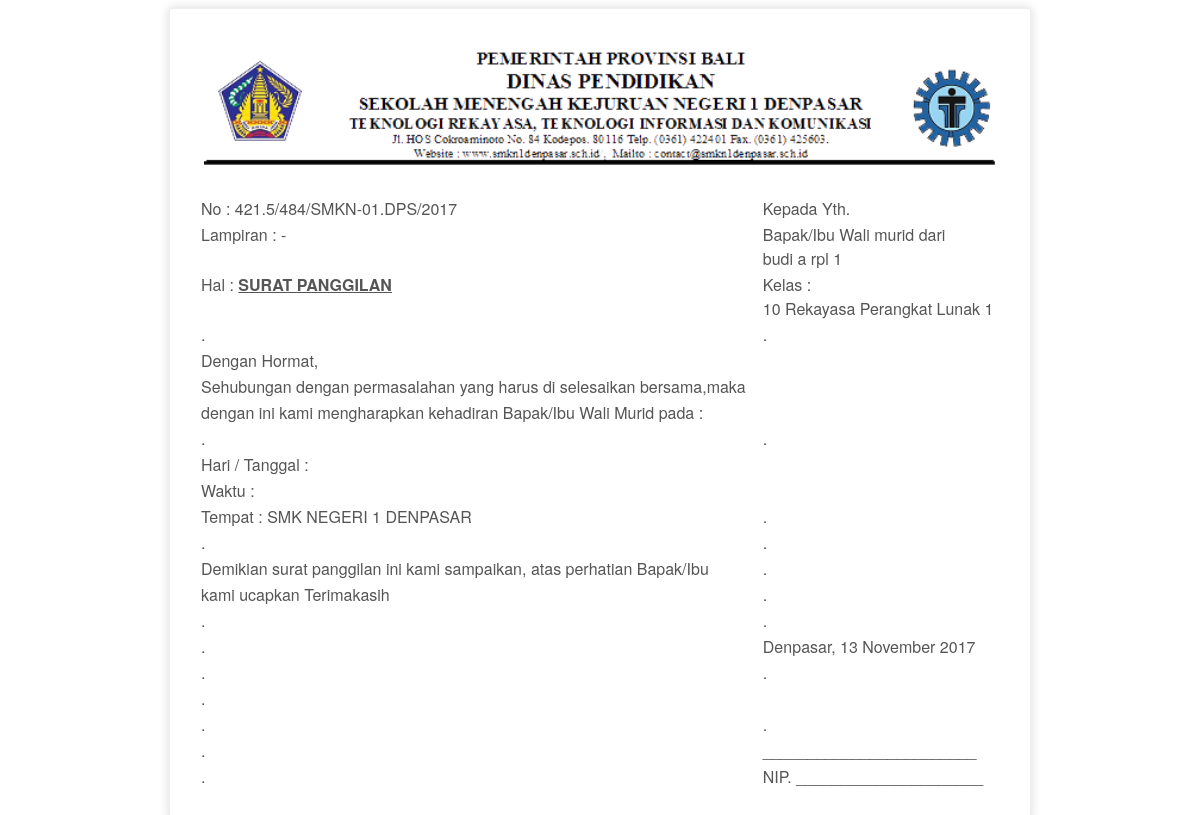
Screenshot of /config/laporan.php?nis=24901&jurusan=1 (signed in) with the database file from the repository.
### tables this page shows
CREATE TABLE `data_siswa` (
  `nis` int(12) NOT NULL,
  `nama_siswa` varchar(26) NOT NULL,
  `id_jurusan` int(8) NOT NULL,
  `kelas` int(5) NOT NULL,
  `indeks` int(5) NOT NULL,
  `nama_ortu` varchar(26) NOT NULL,
  `no_ortu` varchar(14) NOT NULL,
  `alamat` varchar(38) NOT NULL,
  `poin` int(100) NOT NULL
);

CREATE TABLE `jurusan` (
  `id_jurusan` int(11) NOT NULL,
  `nama_jurusan` varchar(100) NOT NULL,
  `singkatan` varchar(100) NOT NULL,
  `indeks_x` int(5) NOT NULL,
  `indeks_xi` int(5) NOT NULL,
  `indeks_xii` int(5) NOT NULL
);

### config/fungsi_tglindonesia.php (called while the page is built)
<?php
  function tgl_indonesia($tgl)
  {
    $tanggal = substr($tgl,8,2);
    $nama_bulan = array("Januari", "Februari", "Maret", "April", "Mei", "Juni", "Juli", "Agustus", "September",
                          "Oktober", "November", "Desember");
    $bulan = $nama_bulan[substr($tgl,5,2) - 1];
    $tahun = substr($tgl,0,4);
    return $tanggal.' '.$bulan.' '.$tahun;
  }
?>

### config/laporan.php (the view, shortened to what this page needs)
<!DOCTYPE html PUBLIC "-//W3C//DTD XHTML 1.0 Transitional//EN" "http://www.w3.org/TR/xhtml1/DTD/xhtml1-transitional.dtd">
<html xmlns="http://www.w3.org/1999/xhtml">
<head>
</head>
<body>
<?php
	include 'koneksi.php';
  include 'fungsi_tglindonesia.php';
  $nis = $_GET['nis'];
  $query = mysqli_query($con,"SELECT`data_siswa`.*,`jurusan`.nama_jurusan FROM `data_siswa` JOIN `jurusan` ON `data_siswa`.id_jurusan=`jurusan`.id_jurusan
      WHERE nis = '$nis'") or die(mysqli_error());
?>
<?php
	while($data = mysqli_fetch_array($query))
		{
?>
    <div class="invoice-box">
        <table cellpadding="0" cellspacing="0">
            <tr class="top">
                <td colspan="3">
                    <table>
                        <tr>
                            <td class="title">
                                <img src="../img/laporan.png" style="width:100%; max-width:1000px;">
                            </td>
                        </tr>
                    </table>
                </td>
            </tr>
            <tr class="item">
                <td>
                    No : 421.5/484/SMKN-01.DPS/2017
                </td>
                <td>
                </td>
				<td>
                   Kepada Yth.
                </td>
            </tr>
            <tr class="item">
                <td>
                    Lampiran : -
                </td>
				<td>
                </td>
                <td>
                   Bapak/Ibu Wali murid dari <br> <?php echo $data['nama_siswa'];?>
                </td>
            </tr>
            <tr class="item">
                <td>
                    Hal : <u><b>SURAT PANGGILAN</u></b>
                </td>
				<td>
                </td>
                <td>
                  Kelas :<?php echo "<br>".$data['kelas']." ".$data['nama_jurusan']." ".$data['indeks'];?>
                </td>
            </tr>
			<tr class="item">
                <td>
				     .
                </td>
				<td>
                </td>
                <td>
                    .
                </td>
            </tr>
            <tr class="item">
                <td>
                    Dengan Hormat,
                </td>
				<td>
                </td>
                <td>
                </td>
            </tr>
            <tr class="item">
                <td>
                    Sehubungan dengan permasalahan yang harus di selesaikan bersama,maka
                </td>
				<td>
                </td>
                <td>
                </td>
            </tr>
            <tr class="item ">
                <td>
                   dengan ini kami mengharapkan kehadiran Bapak/Ibu Wali Murid pada :
                </td>
				<td>
				</td>
                <td>
                </td>
            </tr>
            <tr class="item">
                <td>
				.
				</td>
				<td>
				</td>
                <td>
                   .
                </td>
            </tr>
			            <tr class="item">
                <td>
				Hari / Tanggal :
				</td>
				<td>
				</td>
                <td>
                </td>
            </tr>
			            <tr class="item">
                <td>
				Waktu :
				</td>
				<td>
				</td>
                <td>
                </td>
            </tr>
			            <tr class="item">
                <td>
				Tempat : SMK NEGERI 1 DENPASAR
				</td>
				<td>
				</td>
                <td>
                   .
                </td>
            </tr>
			<tr class="item">
                <td>
				.
				</td>
				<td>
				</td>
                <td>
                   .
                </td>
            </tr>
			<tr class="item">
                <td>
				Demikian surat panggilan ini kami sampaikan, atas perhatian Bapak/Ibu
				</td>
				<td>
				</td>
                <td>
                   .
                </td>
            </tr>
			<tr class="item">
                <td>
				kami ucapkan Terimakasih
				</td>
				<td>
				</td>
                <td>
                   .
                </td>
            </tr>
						<tr class="item">
                <td>
				.
				</td>
				<td>
				</td>
                <td>
                   .
                </td>
            </tr>
						<tr class="item">
                <td>
				.
				</td>
				<td>
				</td>
                <td>
                  <?php
                    $tgl = date('Y-m-d');
                    $tgl_indo = tgl_indonesia($tgl);
                    ?>
                  Denpasar, <?php echo $tgl_indo; ?>
                </td>
            </tr>			<tr class="item">
                <td>
				.
				</td>
				<td>
				</td>
                <td>
                   .
                </td>
            </tr>
						<tr class="item">
                <td>
				.
				</td>
				<td>
				</td>
                <td>
                </td>
            </tr>
						<tr class="item">
                <td>
				.
				</td>
				<td>
				</td>
                <td>
                   .
                </td>
            </tr>
						<tr class="item">
                <td>
				.
				</td>
				<td>
				</td>
                <td>
                   ________________________
                </td>
            </tr>
						<tr class="item">
                <td>
				.
				</td>
				<td>
				</td>
                <td>
                   NIP. _____________________
                </td>
            </tr>
        </table>
    </div>
	<br>
	<br>
</body>
<?php } ?>
</html>

### config/laporan.php (style rules this page uses)
.invoice-box { max-width:800px; margin:auto; padding:30px; border:1px solid #eee; box-shadow:0 0 10px rgba(0, 0, 0, .15); font-size:16px; line-height:24px; font-family:'Helvetica Neue', 'Helvetica', Helvetica, Arial, sans-serif; color:#555; }
.invoice-box table { width:100%; line-height:inherit; text-align:left; }
.invoice-box table td { padding:1px; vertical-align:top; }
.invoice-box table tr td:nth-child(2) { text-align:left; }
.invoice-box table tr td:nth-child(3) { text-align:left; }
.invoice-box table tr.top table td { padding-bottom:20px; }
.invoice-box table tr.top table td.title { font-size:45px; line-height:45px; color:#333; }

### rows the page displays
data_siswa: nama_siswa "budi a rpl 1", kelas "10", id_jurusan.nama_jurusan "Rekayasa Perangkat Lunak", indeks "1", tgl_indo "13 November 2017"
